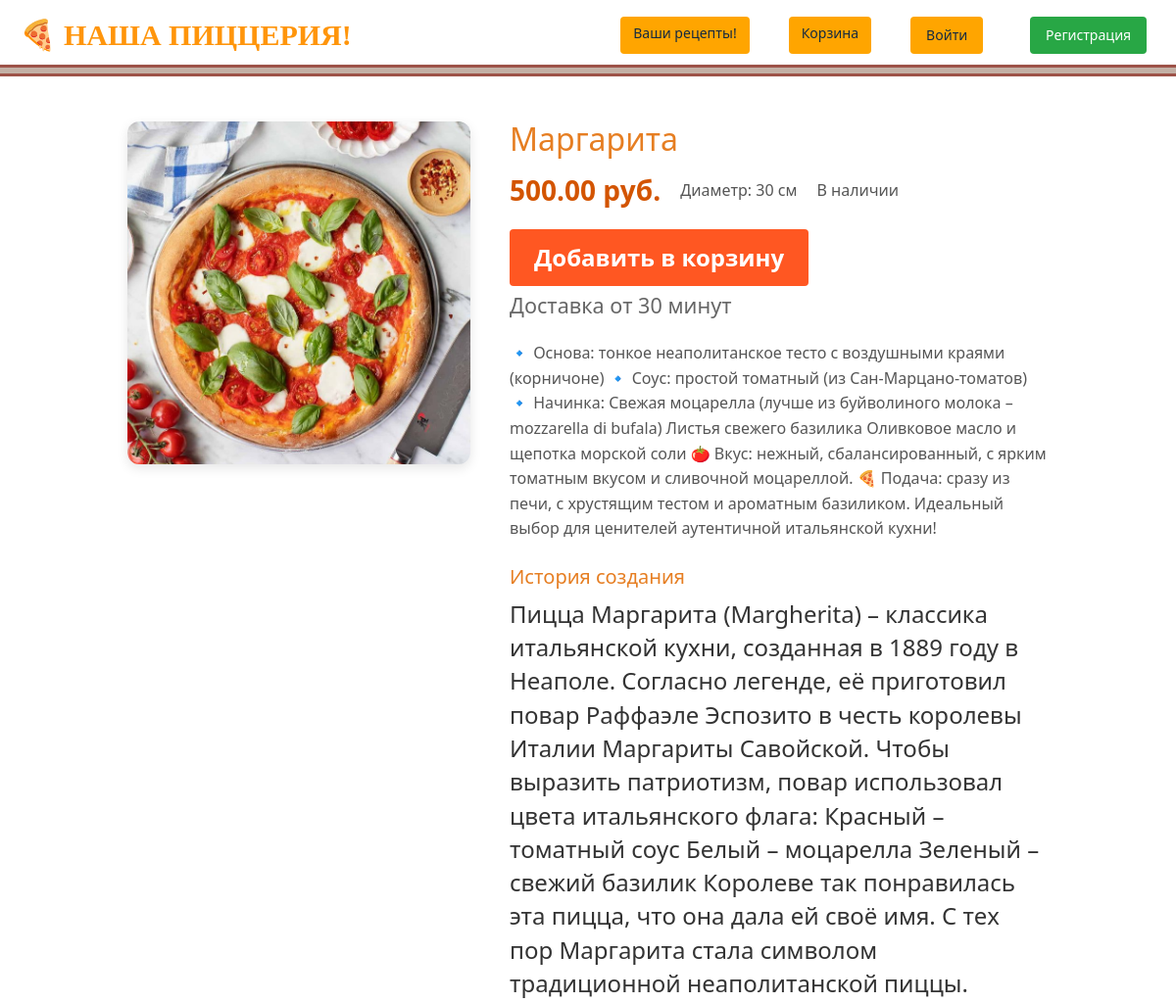
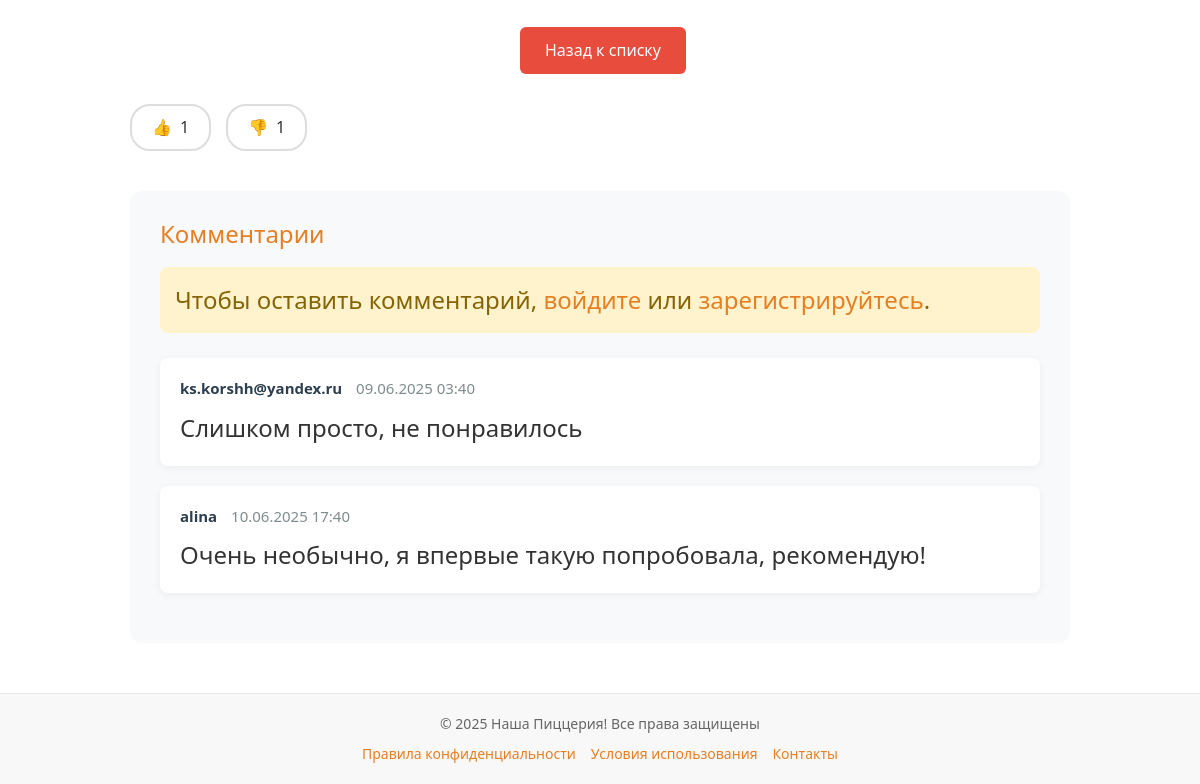
Screenshot of /pizza/margarita/ with the database file from the repository (2 pictures, top to bottom).
### homepage/models.py (models this page shows, shortened)
class Pizza(models.Model):
    class Status(models.IntegerChoices):
        NOTAVAILABLE = 0, 'Нет в наличии'
        AVAILABLE = 1, 'Есть в наличии'
    name = models.CharField(max_length=255, verbose_name = 'Название')
    slug = models.SlugField(max_length=255, unique=True, db_index=True)
    description = models.TextField(blank=True, verbose_name='Описание')
    price = models.DecimalField(max_digits=6, decimal_places=2, verbose_name='Цена')
    diameter = models.PositiveIntegerField(default = 30,verbose_name='Диаметр (см)')
    is_available = models.BooleanField(choices=tuple(map(lambda x: (bool(x[0]), x[1]), Status.choices)), default=Status.NOTAVAILABLE, verbose_name="Статус")
    time_create = models.DateTimeField(auto_now_add=True, verbose_name='Время создания')
    time_update = models.DateTimeField(auto_now=True, verbose_name='Время обновления')
    image = models.ImageField(upload_to="pizzas/%Y/%m/%d/", default=None, blank=True, null=True, verbose_name="Фото")
    uploaded_at = models.DateTimeField(auto_now_add=True)
    category = models.ForeignKey(Category, on_delete=models.PROTECT, default = 1, verbose_name = 'Категория')
    tags = models.ManyToManyField('TagPost', blank=True, related_name='pizzas', verbose_name = 'Тэги')
    history = models.OneToOneField('PizzaHistory', on_delete=models.SET_NULL, null=True, related_name='history', verbose_name = 'История создания')
    history_text = models.TextField(blank=True, verbose_name='История создания')  # Новое текстовое поле
    likes = models.ManyToManyField(User, related_name='liked_pizzas', blank=True)
    dislikes = models.ManyToManyField(User, related_name='disliked_pizzas', blank=True)
    class Meta:
        verbose_name = 'Пицца'
        verbose_name_plural = 'Пиццы'
    objects = models.Manager()
    published = AvailablePizzaManager()
    class Meta:
        verbose_name = 'Пицца'
        verbose_name_plural = 'Пиццы'
        ordering = ['name']

class Comment(models.Model):
    pizza = models.ForeignKey('Pizza', on_delete=models.CASCADE, related_name='comments')
    author = models.ForeignKey(settings.AUTH_USER_MODEL, on_delete=models.CASCADE)  # Используем AUTH_USER_MODEL
    text = models.TextField()
    created_at = models.DateTimeField(auto_now_add=True)

### users/models.py (models this page shows)
class User(AbstractUser):
    photo = models.ImageField(upload_to="users/%Y/%m/%d/", blank=True, null=True, verbose_name="Фотография")
    date_birth = models.DateTimeField(blank=True, null=True, verbose_name="Дата рождения")

### homepage/views.py (the view)
# urls.py: path('pizza/<slug:pizza_slug>/', views.ShowPost.as_view(), name='pizza_detail'),
class ShowPost(DataMixin, DetailView):
    model = Pizza
    template_name = 'pizza_detail/pizza_detail.html'
    context_object_name = 'pizza'  # Имя переменной в шаблоне
    slug_url_kwarg = 'pizza_slug'  # Параметр из URL
    def get_object(self, queryset=None):
        return get_object_or_404(
            Pizza.published,  # Используем кастомный менеджер
            slug=self.kwargs[self.slug_url_kwarg]
        )
    def get_context_data(self, **kwargs):
        context = super().get_context_data(**kwargs)
        return self.get_mixin_context(context,
        title=context['pizza'])

### homepage/models.py (called while the page is built)
    def get_queryset(self):
        return super().get_queryset().filter(is_available=Pizza.Status.AVAILABLE)

### homepage/utils.py (called while the page is built)
    def get_mixin_context(self, context, **kwargs):
        context = context or {}
        if self.title_page:
            context['title'] = self.title_page
        context.update(kwargs)
        return context

### templates/pizza_detail/pizza_detail.html (shortened to what this page needs)
{% extends 'base.html' %}
{% block content %}
<div class="pizza-detail-container">
    <div class="pizza-main">
        {% if pizza.image %}
        <div class="pizza-image-container">
            <img src="{{ pizza.image.url }}" alt="{{ pizza.name }}" class="pizza-image">
        </div>
        {% endif %}
        <div class="pizza-info">
            <h1>{{ pizza.name }}</h1>
            <div class="pizza-meta">
                <p class="price">{{ pizza.price }} руб.</p>
                <p class="diameter">Диаметр: {{ pizza.diameter }} см</p>
                <p class="availability {% if not pizza.is_available %}out-of-stock{% endif %}">
                    {% if pizza.is_available %}В наличии{% else %}Нет в наличии{% endif %}
                </p>
            </div>
            {% if pizza.is_available %}
            <div class="add-to-cart">
                <a href="{% url 'add_pizza' pizza.id %}" class="add-to-cart-btn">
                    Добавить в корзину
                </a>
                <span class="cart-notice">Доставка от 30 минут</span>
            </div>
            {% endif %}
            <p class="description">{{ pizza.description }}</p>
            <div class="pizza-history">
                <h3>История создания</h3>
                <p>{{ pizza.history_text }}</p>
            </div>
            <div class="action-buttons">
                <a href="{% url 'homepage' %}" class="back-btn">Назад к списку</a>
            </div>
        </div>
    </div>
    <div class="rating-section">
        <button class="like-btn {% if user in pizza.likes.all %}active{% endif %}"
                id="likeBtn"
                data-url="{% url 'like_pizza' pizza.slug %}">
            👍 <span id="likeCount">{{ pizza.likes.count }}</span>
        </button>
        <button class="dislike-btn {% if user in pizza.dislikes.all %}active{% endif %}"
                id="dislikeBtn"
                data-url="{% url 'dislike_pizza' pizza.slug %}">
            👎 <span id="dislikeCount">{{ pizza.dislikes.count }}</span>
        </button>
    </div>
    <div class="comments-section">
        <h3>Комментарии</h3>
        {% if user.is_authenticated %}
        <div class="comment-form">
            <form id="commentForm">
                {% csrf_token %}
                <textarea name="text" id="commentText" placeholder="Ваш комментарий..." required></textarea>
                <button type="submit" class="btn-comment">Отправить</button>
            </form>
            <div id="commentError" class="error-message"></div>
        </div>
        {% else %}
<p class="auth-notice">
    Чтобы оставить комментарий,
    <a href="{% url 'users:login' %}?next={{ request.path }}">войдите</a>
    или
    <a href="{% url 'users:register' %}?next={{ request.path }}">зарегистрируйтесь</a>.
</p>        {% endif %}
       <div class="comments-list" id="commentsList">
            {% for comment in pizza.comments.all %}
            <div class="comment" id="comment-{{ comment.id }}">
                <div class="comment-header">
                    <div>
                        <span class="comment-author">{{ comment.author.username }}</span>
                        <span class="comment-date">{{ comment.created_at|date:"d.m.Y H:i" }}</span>
                    </div>
                </div>
                <div class="comment-text">{{ comment.text }}</div>
            </div>
            {% empty %}
            <p class="no-comments">Пока нет комментариев</p>
            {% endfor %}
        </div>
    </div>
</div>
{% endblock %}

### static/css/styles.css (style rules this page uses)
:root { --primary-orange: #FF8C00; --secondary-orange: #FFA500; --light-orange: #FFD700; }
body { background-color: #FFF8DC; font-family: Arial, sans-serif; }
button, .btn { background-color: var(--secondary-orange); color: white; border: none; padding: 10px 20px; cursor: pointer; border-radius: 5px; }

### templates/base.html (style rules this page uses)
html, body { height: 100%; margin: 0; padding: 0; font-size: 24px; font-family: 'Segoe UI', Tahoma, Geneva, Verdana, sans-serif; display: flex; flex-direction: column; }

### templates/pizza_detail/pizza_detail.html (style rules this page uses)
.add-to-cart { margin: 20px 0; }
.add-to-cart-btn { display: inline-block; background-color: #ff5722; color: white; padding: 12px 25px; text-decoration: none; border-radius: 4px; font-weight: bold; transition: background-color 0.3s; }
.cart-notice { display: block; margin-top: 5px; font-size: 0.9em; color: #666; }
.pizza-detail-container { max-width: 1000px; margin: 0 auto; padding: 30px; font-family: 'Segoe UI', Tahoma, Geneva, Verdana, sans-serif; color: #333; }
.pizza-main { display: flex; gap: 40px; align-items: flex-start; margin-bottom: 30px; }
.pizza-image-container { width: 350px; height: 350px; border-radius: 12px; overflow: hidden; box-shadow: 0 4px 12px rgba(0,0,0,0.1); flex-shrink: 0; }
.pizza-image { width: 100%; height: 100%; object-fit: cover; transition: transform 0.3s; }
.pizza-info { flex: 1; }
.pizza-info h1 { color: #e67e22; margin-top: 0; margin-bottom: 15px; font-size: 32px; }
.pizza-meta { display: flex; gap: 20px; align-items: center; margin-bottom: 20px; flex-wrap: wrap; }
.price { font-size: 28px; font-weight: bold; color: #d35400; margin: 0; }
.diameter, .availability { font-size: 16px; color: #555; margin: 0; }
.description { color: #555; line-height: 1.6; font-size: 16px; margin-bottom: 25px; }
.pizza-history { margin-bottom: 25px; }
.pizza-history h3 { color: #e67e22; margin-bottom: 10px; font-size: 20px; }
.action-buttons { display: flex; gap: 15px; margin-top: 30px; }
.back-btn { display: inline-block; padding: 12px 25px; background-color: #e74c3c; color: white; text-decoration: none; border-radius: 6px; font-size: 16px; font-weight: 500; transition: all 0.3s; }
.rating-section { margin: 30px 0; display: flex; gap: 15px; }
.like-btn, .dislike-btn { padding: 10px 20px; border: 2px solid #ddd; border-radius: 20px; background: none; cursor: pointer; transition: all 0.3s; display: flex; align-items: center; gap: 8px; font-size: 16px; }
.comments-section { margin-top: 40px; padding: 30px; background: #f8f9fa; border-radius: 12px; }
.comments-section h3 { color: #e67e22; margin-top: 0; margin-bottom: 20px; font-size: 24px; }
.comments-list { margin-top: 25px; }
.comment { background: white; padding: 20px; border-radius: 8px; margin-bottom: 20px; box-shadow: 0 2px 8px rgba(0,0,0,0.05); transition: transform 0.3s; }
.comment-header { display: flex; justify-content: space-between; margin-bottom: 10px; font-size: 15px; }
.comment-author { font-weight: bold; color: #2c3e50; }
.comment-date { color: #7f8c8d; margin-left: 10px; }
.comment-text { line-height: 1.5; color: #333; }
.auth-notice { background: #fff3cd; padding: 15px; border-radius: 8px; color: #856404; line-height: 1.5; }
.auth-notice a { color: #e67e22; font-weight: 500; text-decoration: none; }

### rows the page displays
Pizza: image (picture), name "Маргарита", price "500.00", diameter "30", description "🔹 Основа: тонкое неаполитанское тесто с воздушными краями (корничоне) 🔹 Соус: простой томатный (из Сан-Марцано-томатов) 🔹 Начинка: Свежая моцарелла (лучше из буйволиного молока – mozzarella di bufala) Листья свежего базилика Оливковое масло и щепотка морской соли 🍅 Вкус: нежный, сбалансированный, с ярким томатным вкусом и сливочной моцареллой. 🍕 Подача: сразу из печи, с хрустящим тестом и ароматным базиликом. Идеальный выбор для ценителей аутентичной итальянской кухни!", history_text "Пицца Маргарита (Margherita) – классика итальянской кухни, созданная в 1889 году в Неаполе. Согласно легенде, её приготовил повар Раффаэле Эспозито в честь королевы Италии Маргариты Савойской. Чтобы выразить патриотизм, повар использовал цвета итальянского флага: Красный – томатный соус Белый – моцарелла Зеленый – свежий базилик Королеве так понравилась эта пицца, что она дала ей своё имя. С тех пор Маргарита стала символом традиционной неаполитанской пиццы.", likes.count "1", dislikes.count "1"
Comment: author.username "ks.korshh@yandex.ru", created_at "09.06.2025 03:40", text "Слишком просто, не понравилось"
Comment: author.username "alina", created_at "10.06.2025 17:40", text "Очень необычно, я впервые такую попробовала, рекомендую!"
